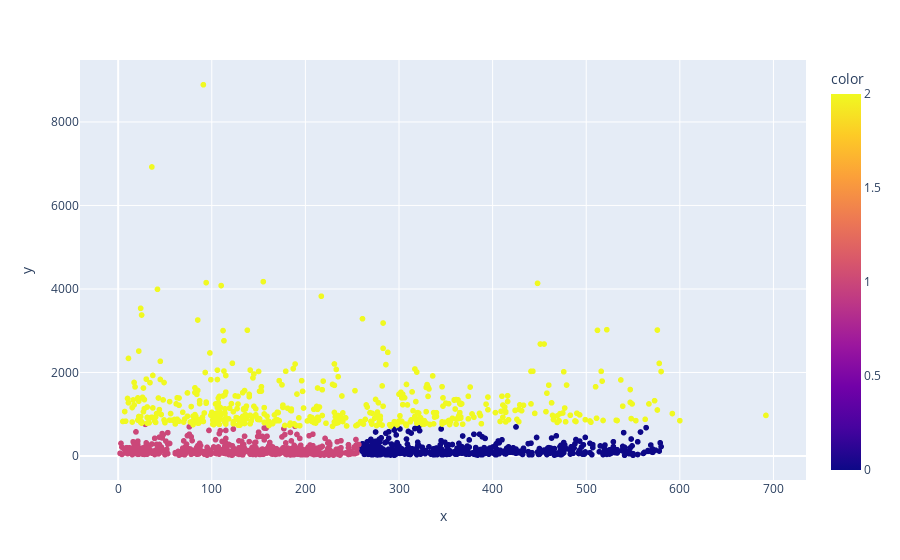

The cell this chart's notebook holds for it:
### Code cell
fig.show()

### Figure 1 — Plotly figure (JSON) as saved in the notebook; plotly's stock layout.template omitted (floating-point values rounded to 4 significant figures; data arrays with more than 128 entries replaced by an {"elided": "..."} marker saying what was removed)
{"data": [{"hovertemplate": "x=%{x}<br>y=%{y}<br>color=%{marker.color}<extra></extra>", "legendgroup": "", "marker": {"color": {"elided": "1500 int values"}, "coloraxis": "coloraxis", "symbol": "circle"}, "mode": "markers", "name": "", "showlegend": false, "type": "scattergl", "x": {"elided": "1500 int values"}, "xaxis": "x", "y": {"elided": "1500 float values"}, "yaxis": "y"}], "layout": {"coloraxis": {"colorbar": {"title": {"text": "color"}}, "colorscale": [[0, "#0d0887"], [0.1111, "#46039f"], [0.2222, "#7201a8"], [0.3333, "#9c179e"], [0.4444, "#bd3786"], [0.5556, "#d8576b"], [0.6667, "#ed7953"], [0.7778, "#fb9f3a"], [0.8889, "#fdca26"], [1, "#f0f921"]]}, "legend": {"tracegroupgap": 0}, "margin": {"t": 60}, "xaxis": {"anchor": "y", "domain": [0, 1], "title": {"text": "x"}}, "yaxis": {"anchor": "x", "domain": [0, 1], "title": {"text": "y"}}}}
